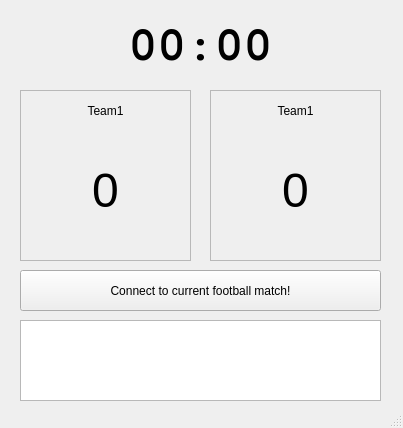
<?xml version="1.0" encoding="UTF-8"?>
<ui version="4.0">
 <class>MainWindow</class>
 <widget class="QMainWindow" name="MainWindow">
  <property name="geometry">
   <rect>
    <x>0</x>
    <y>0</y>
    <width>403</width>
    <height>428</height>
   </rect>
  </property>
  <property name="windowTitle">
   <string>Client-Scoreboard</string>
  </property>
  <widget class="QWidget" name="centralwidget">
   <widget class="QFrame" name="frame">
    <property name="geometry">
     <rect>
      <x>20</x>
      <y>90</y>
      <width>171</width>
      <height>171</height>
     </rect>
    </property>
    <property name="frameShape">
     <enum>QFrame::StyledPanel</enum>
    </property>
    <property name="frameShadow">
     <enum>QFrame::Sunken</enum>
    </property>
    <widget class="QLabel" name="Label_Score1">
     <property name="geometry">
      <rect>
       <x>0</x>
       <y>30</y>
       <width>171</width>
       <height>141</height>
      </rect>
     </property>
     <property name="font">
      <font>
       <pointsize>36</pointsize>
      </font>
     </property>
     <property name="text">
      <string>0</string>
     </property>
     <property name="alignment">
      <set>Qt::AlignCenter</set>
     </property>
    </widget>
   </widget>
   <widget class="QFrame" name="frame_2">
    <property name="geometry">
     <rect>
      <x>210</x>
      <y>90</y>
      <width>171</width>
      <height>171</height>
     </rect>
    </property>
    <property name="frameShape">
     <enum>QFrame::StyledPanel</enum>
    </property>
    <property name="frameShadow">
     <enum>QFrame::Sunken</enum>
    </property>
    <widget class="QLabel" name="Label_Score2">
     <property name="geometry">
      <rect>
       <x>0</x>
       <y>30</y>
       <width>171</width>
       <height>141</height>
      </rect>
     </property>
     <property name="font">
      <font>
       <pointsize>36</pointsize>
      </font>
     </property>
     <property name="frameShape">
      <enum>QFrame::NoFrame</enum>
     </property>
     <property name="text">
      <string>0</string>
     </property>
     <property name="alignment">
      <set>Qt::AlignCenter</set>
     </property>
    </widget>
    <widget class="QLabel" name="Label_Team2">
     <property name="geometry">
      <rect>
       <x>0</x>
       <y>0</y>
       <width>171</width>
       <height>41</height>
      </rect>
     </property>
     <property name="text">
      <string>Team1</string>
     </property>
     <property name="alignment">
      <set>Qt::AlignCenter</set>
     </property>
    </widget>
   </widget>
   <widget class="QPushButton" name="Button_Connect">
    <property name="geometry">
     <rect>
      <x>20</x>
      <y>270</y>
      <width>361</width>
      <height>41</height>
     </rect>
    </property>
    <property name="text">
     <string>Connect to current football match!</string>
    </property>
   </widget>
   <widget class="QLabel" name="Label_Team1">
    <property name="geometry">
     <rect>
      <x>20</x>
      <y>90</y>
      <width>171</width>
      <height>41</height>
     </rect>
    </property>
    <property name="text">
     <string>Team1</string>
    </property>
    <property name="alignment">
     <set>Qt::AlignCenter</set>
    </property>
   </widget>
   <widget class="QLabel" name="Label_Time">
    <property name="geometry">
     <rect>
      <x>110</x>
      <y>10</y>
      <width>181</width>
      <height>71</height>
     </rect>
    </property>
    <property name="font">
     <font>
      <family>FreeMono</family>
      <pointsize>36</pointsize>
      <weight>75</weight>
      <italic>false</italic>
      <bold>true</bold>
     </font>
    </property>
    <property name="text">
     <string>00:00</string>
    </property>
    <property name="alignment">
     <set>Qt::AlignCenter</set>
    </property>
   </widget>
   <widget class="QListWidget" name="List_Log">
    <property name="geometry">
     <rect>
      <x>20</x>
      <y>320</y>
      <width>361</width>
      <height>81</height>
     </rect>
    </property>
   </widget>
  </widget>
  <widget class="QStatusBar" name="statusbar"/>
 </widget>
 <resources/>
 <connections/>
</ui>
